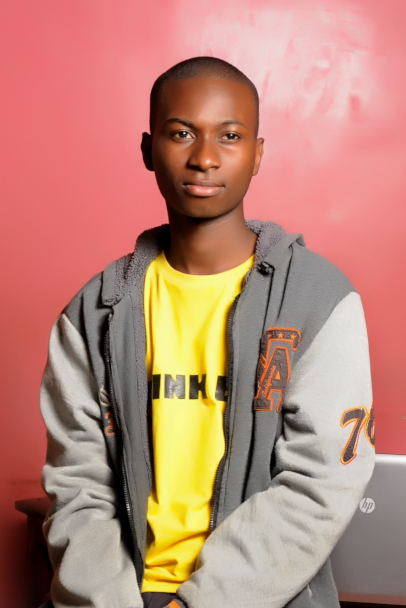
#> input picture sam.jpg, 406 x 608 px; its folder holds only this picture in this run
$ python -i main.py   (imports and definitions only)
#> lines starting #> are read from the running program, lines starting #| are printed output that depends on the picture
# IF WE ARE NOT FREE FROM SIN UNTIL WE DIE, JESUS IS NOT OUR SAVIOUR, then DEATH IS - Bill Johnson
#!/usr/bin/python
import sys
import os
import math
import numpy as np
import skimage.metrics
from skimage import measure
from tkinter import *
import tkinter as tk
# Matplot library
from matplotlib import pyplot as plt
from tkinter import filedialog, Button, LabelFrame, Label, Tk
# loading Python Imaging Library
from PIL import ImageTk, Image
# To get Menu when required
from tkinter import Menu
# From Messagebox
from tkinter import messagebox
# From CV2
from cv2 import cv2
# Create a window
# [7 lines not run here, left out]
# Homomorphic filter class


class HomomorphicFilter:
    """Homomorphic filter implemented with diferents filters and an option to an external filter.

    High-frequency filters implemented:
        butterworth
        gaussian

    Attributes:
        a, b: Floats used on emphasis filter:
            H = a + b*H

        .
    """

    def __init__(self, a=0.5, b=1.5):
        self.a = float(a)
        self.b = float(b)

    # Filters
    def __butterworth_filter(self, I_shape, filter_params):
        P = I_shape[0]/2
        Q = I_shape[1]/2
        U, V = np.meshgrid(range(I_shape[0]), range(
            I_shape[1]), sparse=False, indexing='ij')
        Duv = (((U-P)**2+(V-Q)**2)).astype(float)
        H = 1/(1+(Duv/filter_params[0]**2)**filter_params[1])
        return (1 - H)

    # [9 lines left out: function __gaussian_filter, not called in this run]

    # Methods
    def __apply_filter(self, I, H):
        H = np.fft.fftshift(H)
        I_filtered = (self.a + self.b*H)*I
        return I_filtered

    def filter(self, I, filter_params, filter='butterworth', H=None):
        """
        Method to apply homormophic filter on an image

        Attributes:
            I: Single channel image
            filter_params: Parameters to be used on filters:
                butterworth:
                    filter_params[0]: Cutoff frequency
                    filter_params[1]: Order of filter
                gaussian:
                    filter_params[0]: Cutoff frequency
            filter: Choose of the filter, options:
                butterworth
                gaussian
                external
            H: Used to pass external filter
        """

        #  Validating image
        if len(I.shape) is not 2:
            raise Exception('Improper image')

        # Take the image to log domain and then to frequency domain
        I_log = np.log1p(np.array(I, dtype="float"))
        I_fft = np.fft.fft2(I_log)

        # Filters
        if filter == 'butterworth':
            H = self.__butterworth_filter(
                I_shape=I_fft.shape, filter_params=filter_params)
        elif filter == 'gaussian':
            H = self.__gaussian_filter(
                I_shape=I_fft.shape, filter_params=filter_params)
        elif filter == 'external':
            print('external')
            if len(H.shape) is not 2:
                raise Exception('Invalid external filter')
        else:
            raise Exception('Selected filter not implemented')

        # Apply filter on frequency domain then take the image back to spatial domain
        I_fft_filt = self.__apply_filter(I=I_fft, H=H)
        I_filt = np.fft.ifft2(I_fft_filt)
        I = np.exp(np.real(I_filt))-1
        return np.uint8(I)
# End of class HomomorphicFilter

# [74 lines left out: function homo_filt, not called in this run]


panelA = None

# TERMINATING HOMOMORPHIC FILTERING PART
# PART OF FUNCTIONS

# --- functions ---


# [86 lines left out: functions openFile, histoEqual, not called in this run]

panelY = None


# TERMINATING HISTOGRAM EQUALIZATION
# PART OF FUNCTIONS

#ANIBE SAMUEL
#------------------------------PROPOSED SYSTEM FUNCTION-----------------------------------------
def proposed_sys():
    # grab a reference to the image panels
    global panelG

    # open a file chooser dialog and allow the user to select an input
    # image
    path = filedialog.askopenfilename()
#> the answer given: sam.jpg
    # Running Path
    path_out = '/home/anibe/Desktop/augustine/'

    bt_path_in = path
    bt_path_out = path_out + 'combined.png'

    # ensure a file path was selected
    if len(path) > 0:
        img = cv2.imread(bt_path_in)[:, :, 0]
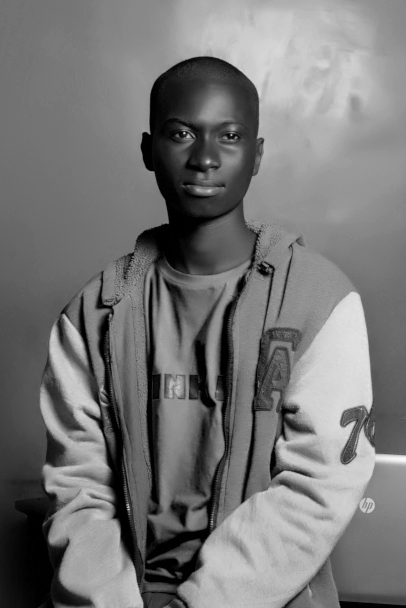
#> img: shape (608, 406); min 0, max 249, mean 118.6
        clahe = cv2.createCLAHE(clipLimit=2.0, tileGridSize=(8, 8))
        # create a CLAHE object (Arguments are optional).
        cl1 = clahe.apply(img)
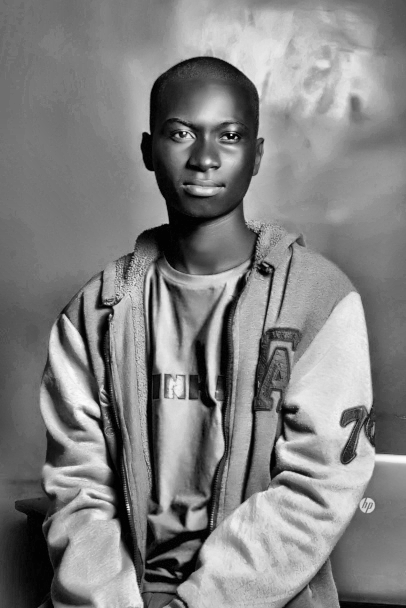
#> cl1: shape (608, 406); min 1, max 252, mean 129.7
        homo_filter = HomomorphicFilter(a=0.75, b=1.25)
        img_filtered = homo_filter.filter(I=img, filter_params=[30, 2])
#> in filter, `I_log = np.log1p(np.array(I, dtype="float"))`:
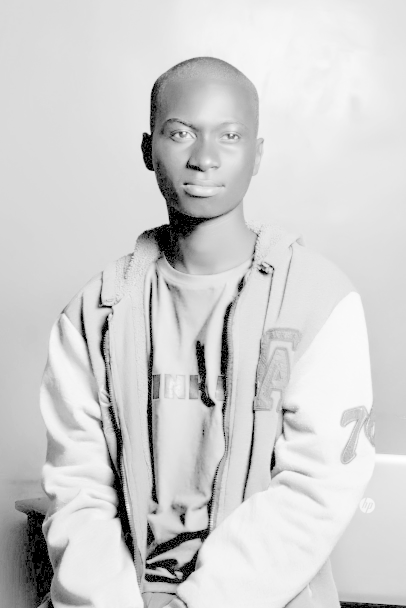
#> I_log: shape (608, 406) float64; min 0, max 5.52, mean 4.53; drawn with min black and max white
#> in __apply_filter, `H = np.fft.fftshift(H)`:
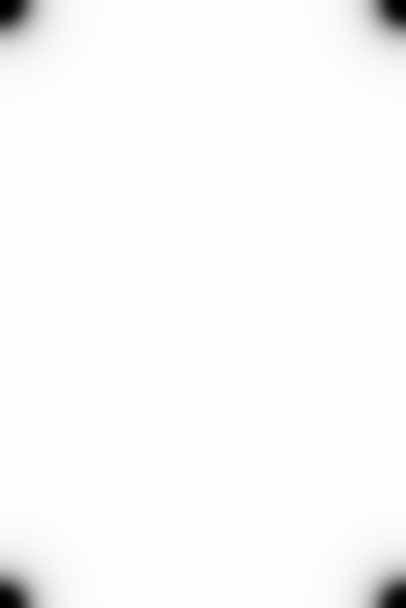
#> H: shape (608, 406) float64; min 0, max 1, mean 0.982
#> in filter, `I = np.exp(np.real(I_filt))-1`:
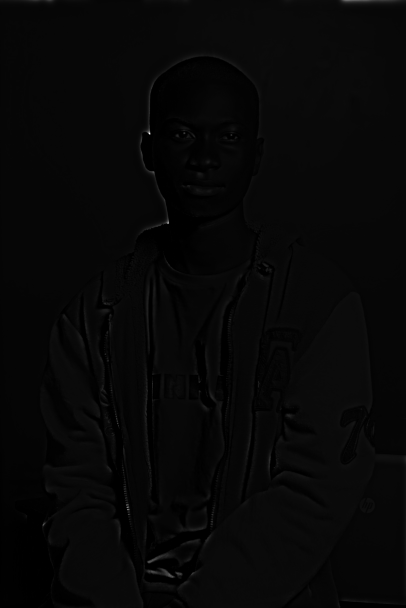
#> I: shape (608, 406) float64; min -0.994, max 1287.7, mean 37.3; drawn with min black and max white
#> in filter, `return np.uint8(I)`:
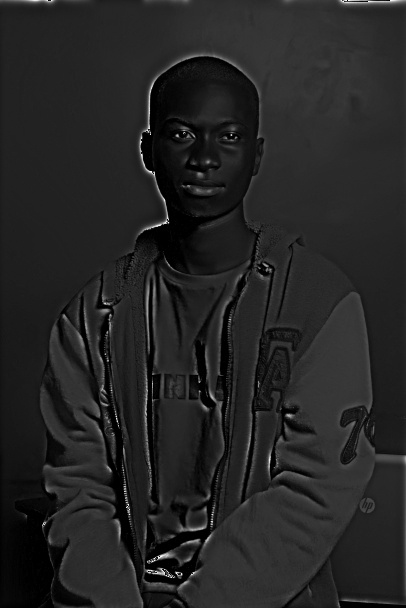
#> returned value: shape (608, 406); min 0, max 255, mean 36.6
        both_calc = cl1 + img_filtered
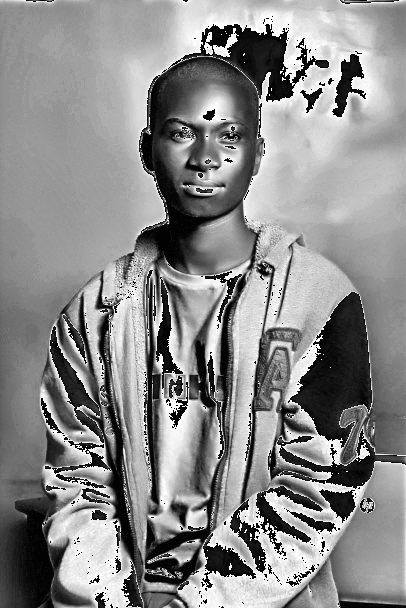
#> both_calc: shape (608, 406); min 0, max 255, mean 138.5
        cv2.imwrite(bt_path_out, both_calc)
    # convert the images to PIL format...
    edged = Image.fromarray(both_calc)

     #GET COMBINATION ALGORITHM ENTROPY
    # [14 lines left out: function calcEntropy, not called in this run]


    if __name__ == '__main__':
        img1 = cv2.imread(bt_path_out, cv2.IMREAD_GRAYSCALE)
        entropy1 = calcEntropy(img1)
        lbl = Label(root, fg="blue", text=(('Entropy:',entropy1)))
        lbl.pack(side="top", pady=6)
        print(entropy1)

    # [5 lines left out: function psnr1, not called in this run]
    if __name__ == '__main__':
        print(psnr1(bt_path_in,bt_path_out))
        print(skimage.metrics.peak_signal_noise_ratio(img, both_calc, data_range=255))
        lbl = Label(root, fg="red", text=(('PNSR:',skimage.metrics.peak_signal_noise_ratio(img, both_calc, data_range=255))))
        lbl.pack(side="top", pady=30)


    # ...and then to ImageTk format
    edged = ImageTk.PhotoImage(edged)
# if the panels are None, initialize them
    if panelG is None:
        # the first panel will store our original image
        # while the second panel will store the edge map
        panelG = Label(image=edged)
        panelG.image = edged
        panelG.pack(side="right", padx=10, pady=10)

        # otherwise, update the image panels
    else:
        # update the pannels
        panelH.configure(image=edged)
        panelH.image = edged


panelG = None
panelH = None


#THIS TAKES YOU TO SSIM PROCESSS
def ssim():
    root.destroy()
    import ssim

# [18 lines left out: functions about, welcome, documentation, not called in this run]


# Calling Menu from Here
# [1 line that did not run here, left out]
# [1 line that did not run here, left out]
# [1 line that did not run here, left out]
# [1 line that did not run here, left out]

# MENU BUTTON
# [27 lines not run here, left out]

>>> result = proposed_sys()

$ run again, on live.png
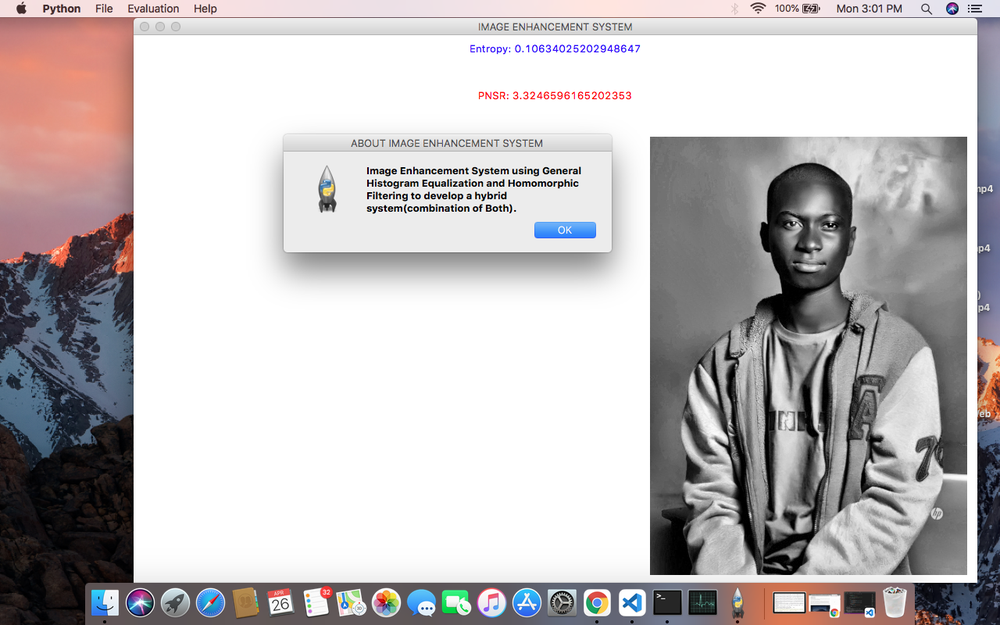
#> input picture live.png, 1000 x 625 px, shrunk from 1280 x 800 before the run
#> in filter, `return np.uint8(I)`:
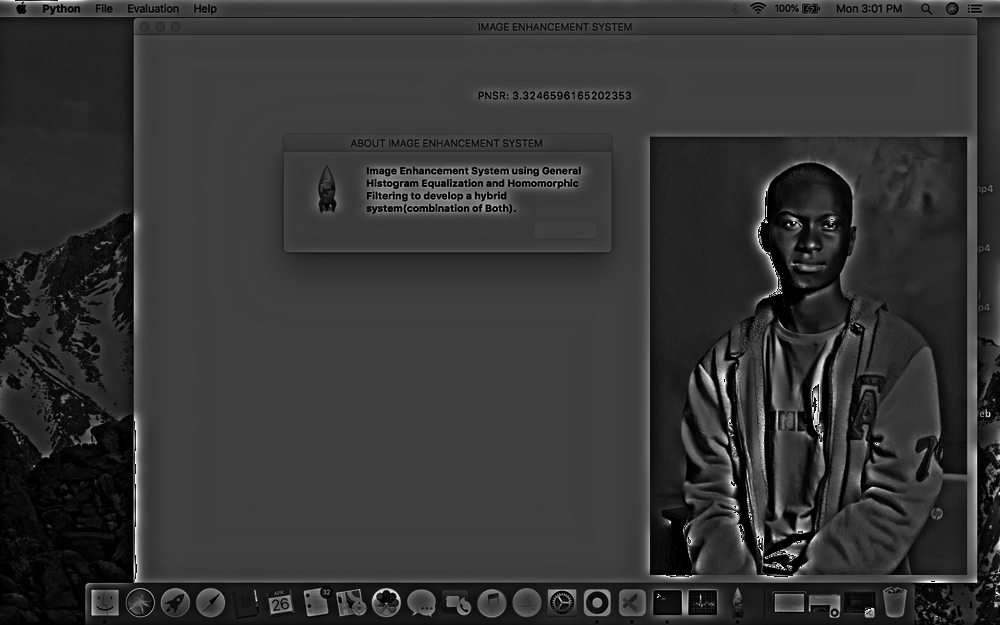
#> returned value: shape (625, 1000); min 0, max 255, mean 53
#> in proposed_sys, `both_calc = cl1 + img_filtered`:
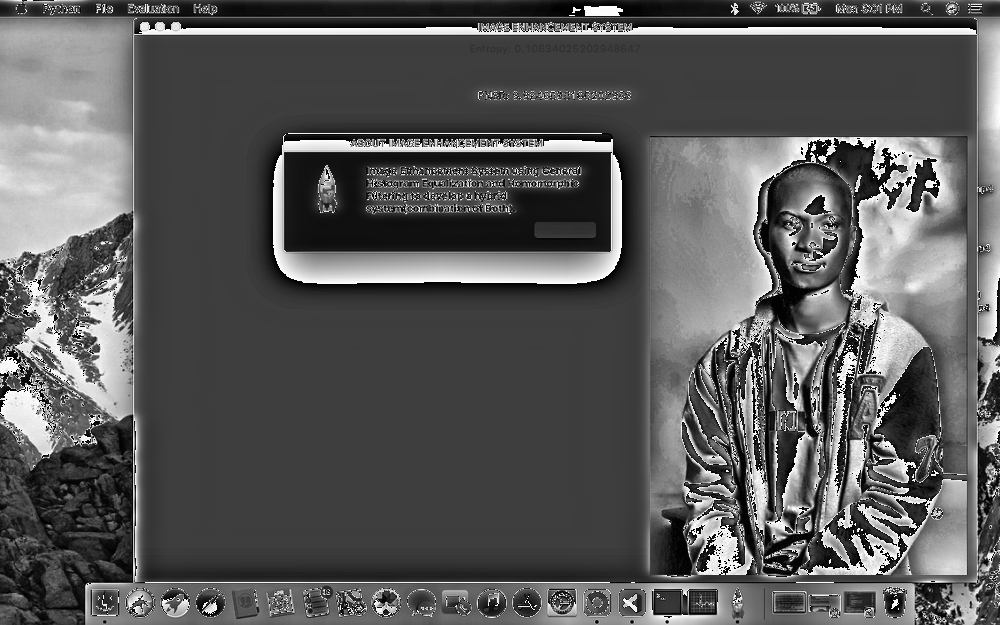
#> both_calc: shape (625, 1000); min 0, max 255, mean 89.9
